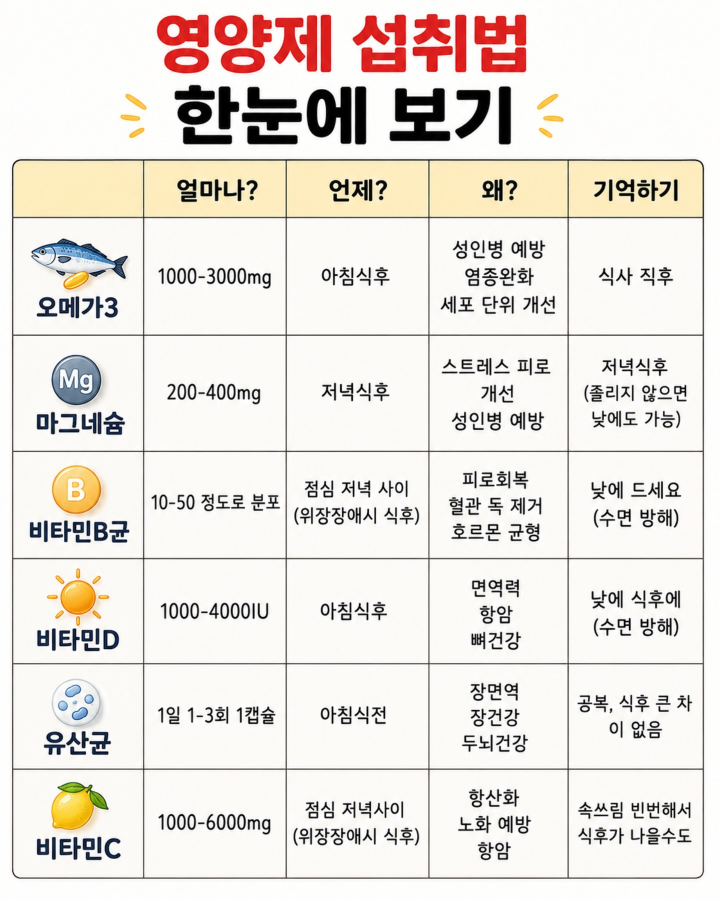
#> input picture 1_나만의캐러셀만들기/설계서기반/0_수집분석/게시물/2026-07-21_DbCrZx9k6nn/1.jpg, 1440 x 1800 px (shown at 1/2 size)
$ python -i '슬라이드실측.py'   (imports and definitions only)
#> lines starting #> are read from the running program, lines starting #| are printed output that depends on the picture
#> further down, picture is the input picture: PIL image 1440x1800 RGB; mean R, G, B 232.9, 227.8, 222.2
#!/usr/bin/env python3
"""슬라이드 실측 — 02/슬라이드 편마다 표지 크기·비율·장 수·주요 색을 잽니다(작업 절차서 부록 B 설계서 "슬라이드 비율", "종류별 장 구성", "색" 칸의 숫자 근거).

사용법:  python3 -I 도구/슬라이드실측.py <약사님폴더> [--편 N] [--종류 X] [--포함개인일상] [--write]

  --편 N     앞에서부터 N편만(시험용)
  --종류 X   분류.md의 종류가 X인 편만(예: "공구 안내")
  --포함개인일상  개인 일상 종류 편도 잰다(기본은 뺀다)
  --write    03_분석/{오늘}_슬라이드실측.md 와 같은 이름의 .json(값)으로 저장

재는 것
  - 편마다: 표지 크기, 비율(1:1 / 4:5 / 3:4 / 9:16 / 기타, 오차 2%), 장 수, 해상도 낮음(가로 1080 미만),
    표지 밝기 평균, 배경이 사진인지(색 수·엣지 밀도로 추정 — "추정"이라고 표시), 주요 색 상위 6개(무채색은 하나로 묶고 유채색 5개)
  - 계정 전체: 비율 분포, 종류별 장 수 최소/최대/중앙값, 유채색 상위 10개(근거 편 수)
  - 720px 편(표지 가로 1080 미만)도 색 집계에 넣고, 표에는 "표지 가로 1080 미만"이라고만 표시합니다.
  - 면적 상위 색은 바탕색입니다(설계서 '색' 칸의 바탕).
  - 강조색 후보(양식 '강조 1~3')는 두 단계로 봅니다: (a) 배경이 "단색·그래픽(추정)"인 장만 골라 (b) 그 장들만 따로 480px 썸네일·16단위로 세어,
    채도 높은 색(HSV S≥0.45·V≥0.35, 피부·나무 띠 H 10~45°이면서 S<0.75 는 뺌) 가운데 픽셀 수 순 상위 5. 사진 장은 강조색 집계에서 뺍니다.
    얇은 글자색은 못 잡을 수 있어, 글자 강조색은 한눈에보기로 사람이 확정합니다.
  - 개인 일상 종류 편은 기본으로 뺍니다(--포함개인일상 으로 넣음).
  - 그림이 0장이거나 못 읽은 편은 "못 잰 편" 표로 따로 보여 주고 비율·장 수 집계에서 뺍니다.
글자 높이는 재지 않습니다(정확도가 낮아서).
"""
from __future__ import annotations

import argparse
import colorsys
import json
import statistics
import sys
from collections import Counter, defaultdict
from pathlib import Path

sys.path.insert(0, str(Path(__file__).resolve().parent))
import 공통  # noqa: E402

try:
    from PIL import Image, ImageFilter
except ImportError:  # pragma: no cover
    공통.실패("Pillow가 설치돼 있지 않습니다. 터미널에서 `python3 -m pip install Pillow` 를 실행해 주세요.")

비율표 = [("1:1", 1.0), ("4:5", 0.8), ("3:4", 0.75), ("9:16", 9 / 16), ("16:9", 16 / 9), ("1.91:1", 1.91)]
양자화단계 = 32   # 색을 32단위로 뭉친다(채널당 8단계)
강조_썸네일 = 480   # 강조색 후보용 썸네일 긴 변(px)
설계서5종 = {"제품소개", "공구안내", "영양제트렌드", "건강정보", "개인일상"}
강조_양자화 = 16    # 강조색 후보용 색 뭉침 단위


# ──────────────────────────── 핵심 함수(테스트 대상) ────────────────────────────

# [8 lines left out: function 비율_판정, not called in this run]


def 무채색인가(r: int, g: int, b: int) -> bool:
    """흰·검·회색: 채널 차이가 작으면 무채색."""
    return max(r, g, b) - min(r, g, b) <= 24


# [6 lines left out: function 강조색_후보인가, not called in this run]


def hex색(r: int, g: int, b: int) -> str:
    return "#{:02X}{:02X}{:02X}".format(r, g, b)


# [24 lines left out: functions 색_세기, 색_합치기, not called in this run]


def 대표색(v: list) -> tuple[int, int, int]:
    n = v[0] or 1
    return (round(v[1] / n), round(v[2] / n), round(v[3] / n))


# [23 lines left out: functions 주요색, 강조색_후보, not called in this run]


def 표지_특징(im: Image.Image) -> dict:
    """밝기 평균(0~255)과 배경이 사진인지 추정(16단위 색 가운데 상위 3색이 차지하는 비율이 55% 미만이면 사진)."""
    im = im.convert("RGB")
    im.thumbnail((160, 160))
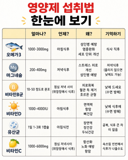
#> im: PIL image 128x160 RGB; mean R, G, B 232.8, 227.7, 222.2
    px = list(im.getdata())
#> px = 20480 items
    n = len(px) or 1
#> n = 20480
    밝기 = round(statistics.mean((r * 299 + g * 587 + b * 114) // 1000 for r, g, b in px), 1)
#> 밝기 = 228
    c16 = Counter((r // 16, g // 16, b // 16) for r, g, b in px)
#> c16 = 245 items
    상위3 = round(sum(cnt for _, cnt in c16.most_common(3)) / n * 100, 1)
#> 상위3 = 73
    g = im.convert("L").filter(ImageFilter.FIND_EDGES)
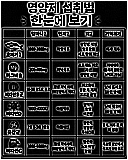
#> g: PIL image 128x160 L; min 0, max 255, mean 56
    엣지밀도 = round(sum(1 for v in g.getdata() if v > 40) / n * 100, 1)
#> 엣지밀도 = 37.1
    사진 = 상위3 < 55
#> 사진 = False
    return {"밝기": 밝기, "상위3색비율": 상위3, "엣지밀도": 엣지밀도, "배경추정": "사진(추정)" if 사진 else "단색·그래픽(추정)"}


# ──────────────────────────── 본체 ────────────────────────────

# [150 lines left out: functions 실측, 보고서, main, not called in this run]


# [2 lines not run here, left out]

>>> from PIL import Image
>>> picture = Image.open('../../설계서기반/0_수집분석/게시물/2026-07-21_DbCrZx9k6nn/1.jpg')
>>> result = 표지_특징(picture)
#> result = {'밝기': 228, '상위3색비율': 73, '엣지밀도': 37.1, '배경추정': '단색·그래픽(추정)'}

$ run again, on 1_나만의캐러셀만들기/설계서기반/0_수집분석/게시물/2026-07-21_DbCrZx9k6nn/3.jpg
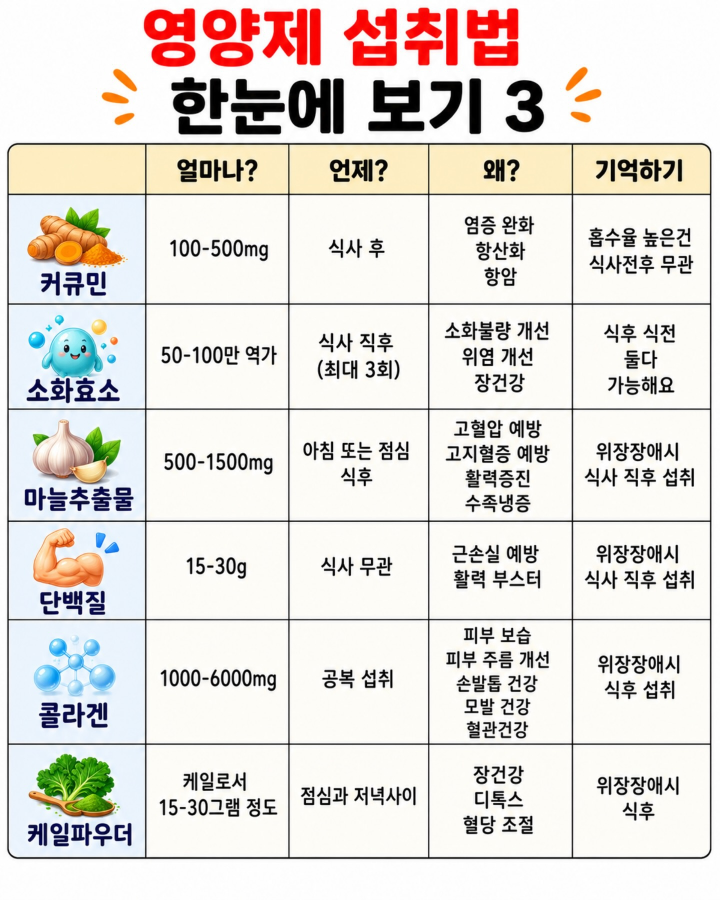
#> input picture 1_나만의캐러셀만들기/설계서기반/0_수집분석/게시물/2026-07-21_DbCrZx9k6nn/3.jpg, 1440 x 1800 px (shown at 1/2 size)
#> picture is the input picture: PIL image 1440x1800 RGB; mean R, G, B 226.7, 222.1, 217.4
#> in 표지_특징, `im.thumbnail((160, 160))`:
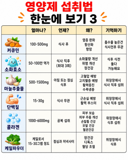
#> im: PIL image 128x160 RGB; mean R, G, B 226.5, 222, 217.4
#> px = 20480 items
#> n = 20480
#> 밝기 = 222.3
#> c16 = 449 items
#> 상위3 = 63.3
#> in 표지_특징, `g = im.convert("L").filter(ImageFilter.FIND_EDGES)`:
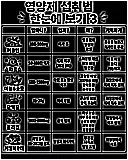
#> g: PIL image 128x160 L; min 0, max 255, mean 64.1
#> 엣지밀도 = 38.2
#> 사진 = False
#> result = {'밝기': 222.3, '상위3색비율': 63.3, '엣지밀도': 38.2, '배경추정': '단색·그래픽(추정)'}

$ run again, on 1_나만의캐러셀만들기/설계서기반/0_수집분석/게시물/2026-07-21_DbCrZx9k6nn/4.jpg
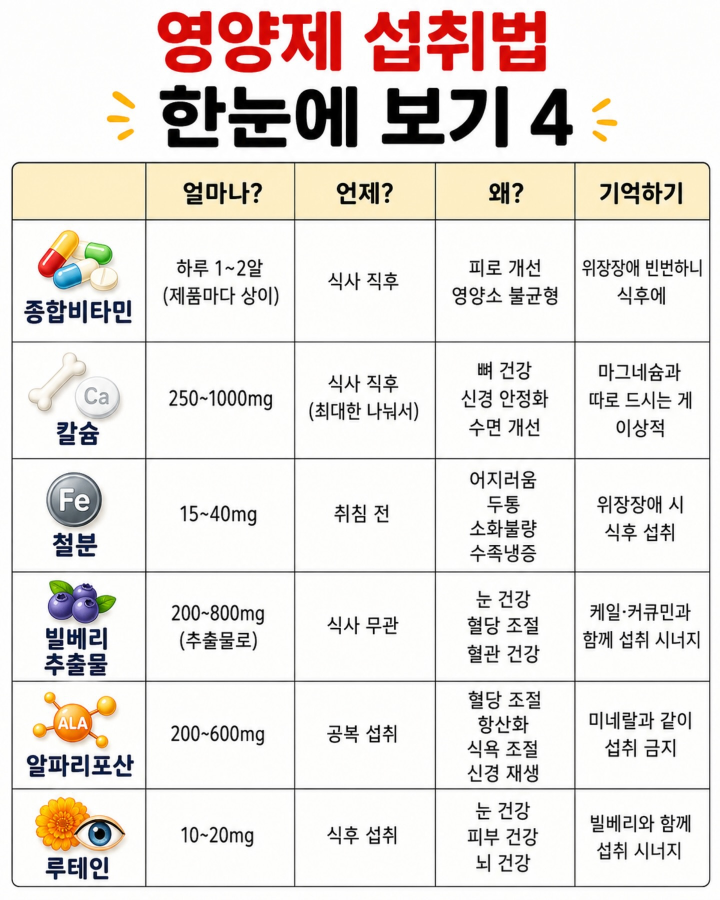
#> input picture 1_나만의캐러셀만들기/설계서기반/0_수집분석/게시물/2026-07-21_DbCrZx9k6nn/4.jpg, 1440 x 1800 px (shown at 1/2 size)
#> picture is the input picture: PIL image 1440x1800 RGB; mean R, G, B 231.9, 226.7, 222.6
#> in 표지_특징, `im.thumbnail((160, 160))`:
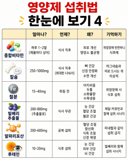
#> im: PIL image 128x160 RGB; mean R, G, B 231.7, 226.4, 222.5
#> px = 20480 items
#> n = 20480
#> 밝기 = 227.1
#> c16 = 313 items
#> 상위3 = 74.7
#> in 표지_특징, `g = im.convert("L").filter(ImageFilter.FIND_EDGES)`:
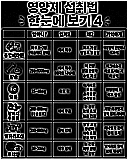
#> g: PIL image 128x160 L; min 0, max 255, mean 57.5
#> 엣지밀도 = 37.4
#> 사진 = False
#> result = {'밝기': 227.1, '상위3색비율': 74.7, '엣지밀도': 37.4, '배경추정': '단색·그래픽(추정)'}

$ run again, on 1_나만의캐러셀만들기/설계서기반/0_수집분석/게시물/2026-07-21_DbCrZx9k6nn/5.jpg
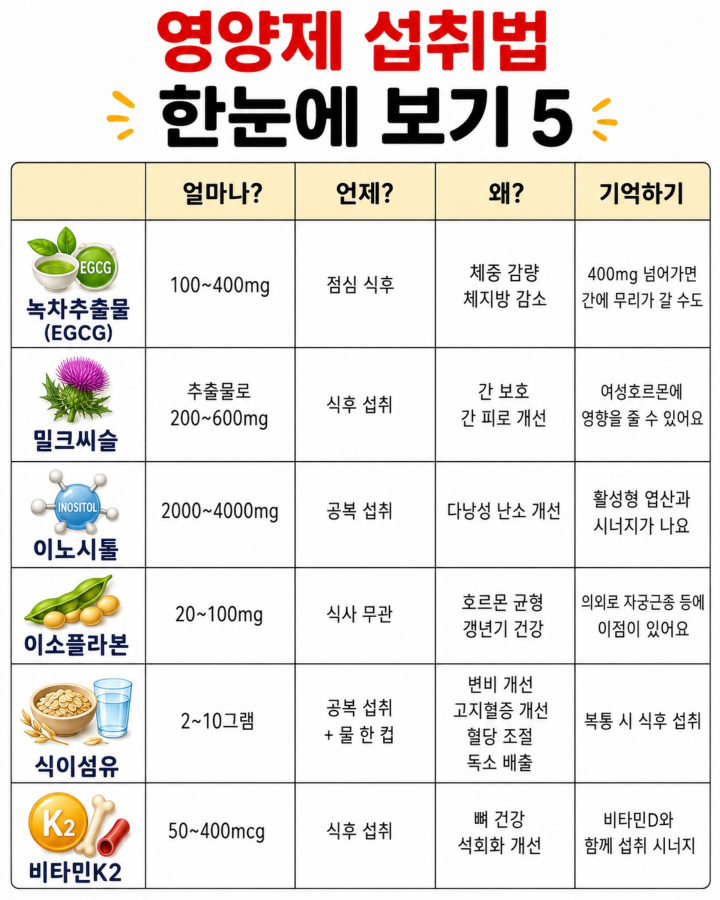
#> input picture 1_나만의캐러셀만들기/설계서기반/0_수집분석/게시물/2026-07-21_DbCrZx9k6nn/5.jpg, 1440 x 1800 px (shown at 1/2 size)
#> picture is the input picture: PIL image 1440x1800 RGB; mean R, G, B 232.1, 226.7, 222.7
#> in 표지_특징, `im.thumbnail((160, 160))`:
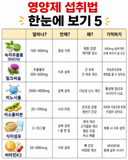
#> im: PIL image 128x160 RGB; mean R, G, B 231.8, 226.5, 222.4
#> px = 20480 items
#> n = 20480
#> 밝기 = 227.5
#> c16 = 419 items
#> 상위3 = 74.1
#> in 표지_특징, `g = im.convert("L").filter(ImageFilter.FIND_EDGES)`:
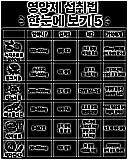
#> g: PIL image 128x160 L; min 0, max 255, mean 54.2
#> 엣지밀도 = 35.6
#> 사진 = False
#> result = {'밝기': 227.5, '상위3색비율': 74.1, '엣지밀도': 35.6, '배경추정': '단색·그래픽(추정)'}
